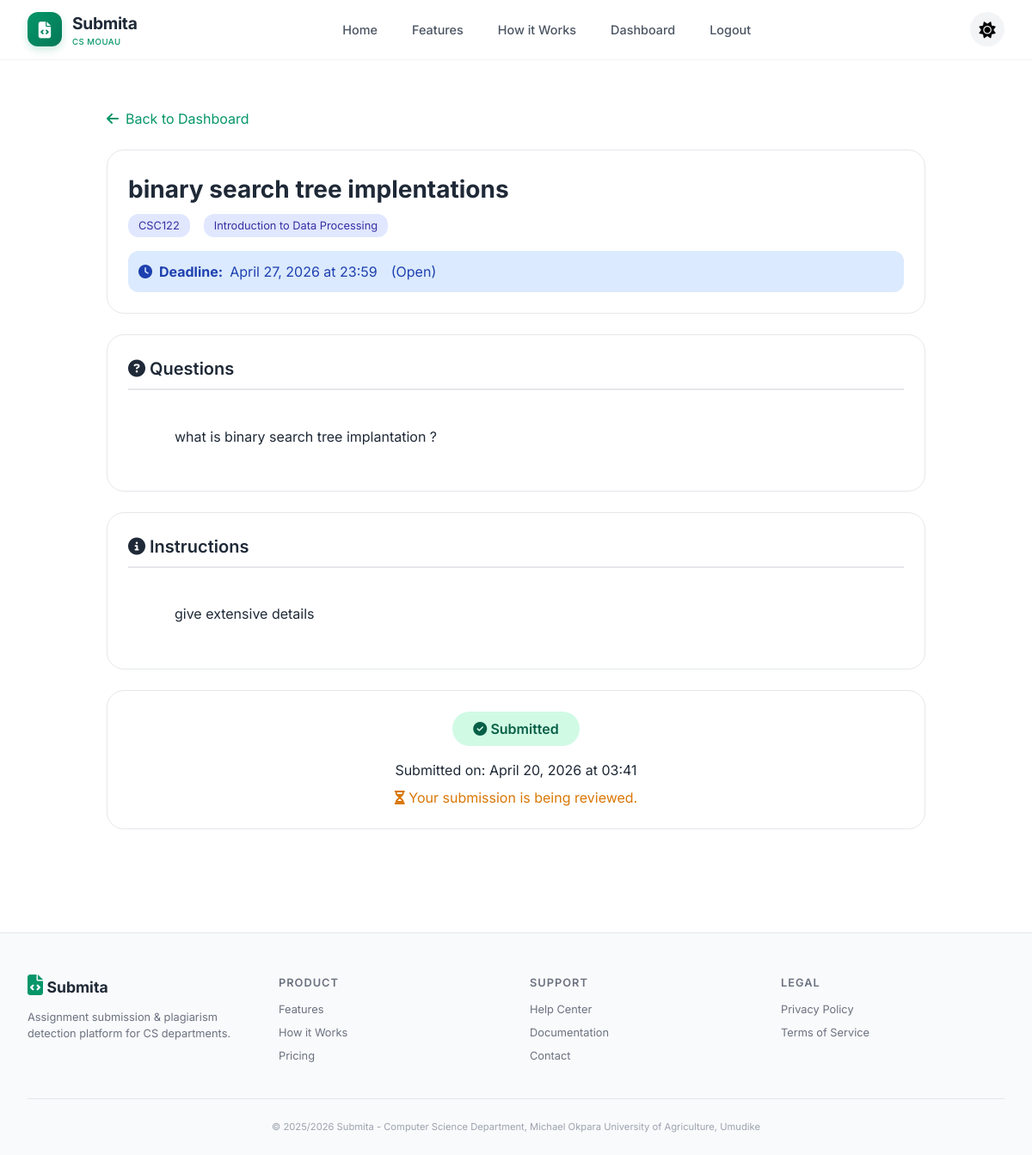
Screenshot of /assignment/1/view (signed in) with the database file from the repository.
### models.py (models this page shows)
class AssignmentSubmission(db.Model):
    __tablename__ = 'assignment_submission'
    id = db.Column(db.Integer, primary_key=True)
    title = db.Column(db.String(200), nullable=False)
    course_title = db.Column(db.String(200), nullable=False, default='')
    course_code = db.Column(db.String(20), nullable=False)
    description = db.Column(db.Text)
    questions = db.Column(db.Text, nullable=False, default='')
    instructions = db.Column(db.Text)
    attachment_path = db.Column(db.String(500))
    attachment_filename = db.Column(db.String(200))
    attachment_type = db.Column(db.String(50))
    test_cases = db.Column(db.JSON, default=list)
    deadline = db.Column(db.DateTime, nullable=False)
    created_by = db.Column(db.Integer, db.ForeignKey('user.id'), nullable=False)
    created_at = db.Column(db.DateTime, default=datetime.now)
    creator = db.relationship('User', backref='created_assignments', foreign_keys=[created_by])

class Submission(db.Model):
    __tablename__ = 'submission'
    id = db.Column(db.Integer, primary_key=True)
    assignment_id = db.Column(db.Integer, db.ForeignKey('assignment_submission.id'), nullable=False)
    student_id = db.Column(db.Integer, db.ForeignKey('user.id'), nullable=False)
    content = db.Column(db.Text)
    file_path = db.Column(db.String(500))
    original_filename = db.Column(db.String(200))
    file_type = db.Column(db.String(50))
    github_url = db.Column(db.String(500))
    submitted_at = db.Column(db.DateTime, default=datetime.now)
    plagiarism_score = db.Column(db.Float, default=0.0)
    grade = db.Column(db.Float)
    feedback = db.Column(db.Text)
    auto_graded = db.Column(db.Boolean, default=False)
    grade_breakdown = db.Column(db.Text)
    is_draft = db.Column(db.Boolean, default=False)
    draft_saved_at = db.Column(db.DateTime)
    resubmission_count = db.Column(db.Integer, default=0)
    last_resubmitted_at = db.Column(db.DateTime)
    student = db.relationship('User', backref='submissions', foreign_keys=[student_id])
    assignment = db.relationship('AssignmentSubmission', backref='submissions', foreign_keys=[assignment_id])

### app.py (the view)
@app.route("/assignment/<int:assignment_id>/view")
@login_required
def view_assignment(assignment_id):
    assignment = AssignmentSubmission.query.get_or_404(assignment_id)
    submission = None
    if current_user.is_student():
        submission = Submission.query.filter_by(
            assignment_id=assignment_id, student_id=current_user.id, is_draft=False
        ).first()
    now = get_current_time()
    return render_template(
        "view_assignment.html", assignment=assignment, submission=submission, now=now
    )

### app.py (called while the page is built)
def get_current_time():
    return datetime.now()

@login_manager.user_loader
def load_user(user_id):
    return User.query.get(int(user_id))

### models.py (called while the page is built)
    def is_student(self):
        return self.role == UserRole.STUDENT

### templates/view_assignment.html (shortened to what this page needs)
{% extends "base.html" %}
{% block content %}
<div class="assignment-view-container">
    <a href="{{ url_for('student_dashboard') }}" class="back-link">
        <i class="fas fa-arrow-left"></i> Back to Dashboard
    </a>
    <div class="assignment-header">
        <div class="assignment-title">{{ assignment.title }}</div>
        <div class="course-info">
            <span class="course-code">{{ assignment.course_code }}</span>
            <span class="course-code">{{ assignment.course_title }}</span>
        </div>
        {% set deadline_str = assignment.deadline.strftime('%Y-%m-%d %H:%M:%S') %}
        {% set now_str = now.strftime('%Y-%m-%d %H:%M:%S') %}
        {% set is_deadline_passed = deadline_str < now_str %}
        <div class="deadline {% if is_deadline_passed %}deadline-passed{% else %}deadline-upcoming{% endif %}">
            <i class="fas fa-clock"></i>
            <strong>Deadline:</strong> {{ assignment.deadline.strftime('%B %d, %Y at %H:%M') }}
            {% if is_deadline_passed %}
                <span style="margin-left: 0.5rem;">(Closed)</span>
            {% else %}
                <span style="margin-left: 0.5rem;">(Open)</span>
            {% endif %}
        </div>
    </div>
    {% if assignment.questions %}
    <div class="content-section">
        <div class="section-title">
            <i class="fas fa-question-circle"></i> Questions
        </div>
        <div class="questions-content">
            {{ assignment.questions|safe }}
        </div>
    </div>
    {% endif %}
    {% if assignment.instructions %}
    <div class="content-section">
        <div class="section-title">
            <i class="fas fa-info-circle"></i> Instructions
        </div>
        <div class="questions-content">
            {{ assignment.instructions|safe }}
        </div>
    </div>
    {% endif %}
    <div class="submission-status">
        {% if submission %}
            <div class="status-badge-large status-submitted">
                <i class="fas fa-check-circle"></i> Submitted
            </div>
            <p>Submitted on: {{ submission.submitted_at.strftime('%B %d, %Y at %H:%M') }}</p>
            {% if submission.grade is not none %}
            <div class="grade-info">
                <strong>Your Grade:</strong>
                <div class="grade-score">{{ "%.1f"|format(submission.grade) }}%</div>
                {% if submission.feedback %}
                <div class="feedback-text">
                    <strong>Feedback:</strong><br>
                    {{ submission.feedback }}
                </div>
                {% endif %}
            </div>
            {% else %}
                <p style="color: #d97706; margin-top: 0.5rem;">
                    <i class="fas fa-hourglass-half"></i> Your submission is being reviewed.
                </p>
            {% endif %}
        {% endif %}
    </div>
</div>
{% endblock %}

### static/css/style.css (style rules this page uses)
:root { --primary: #059669; --primary-dark: #047857; --primary-light: #10b981; --secondary: #6b7280; --dark: #1f2937; --light: #f9fafb; --gray: #6b7280; --gray-light: #e5e7eb; --danger: #ef4444; --warning: #f59e0b; --success: #10b981; --info: #3b82f6; --white: #ffffff; --black: #111827; }
* { margin: 0; padding: 0; box-sizing: border-box; }
body { font-family: 'Inter', sans-serif; color: var(--dark); line-height: 1.5; background: var(--white); transition: background-color 0.3s ease, color 0.3s ease; }

### templates/view_assignment.html (style rules this page uses)
.assignment-view-container { max-width: 1000px; margin: 0 auto; padding: 1.5rem; }
.back-link { display: inline-flex; align-items: center; gap: 0.5rem; color: #059669; text-decoration: none; margin-bottom: 1.5rem; }
.assignment-header { background: white; border-radius: 20px; border: 1px solid #e5e7eb; padding: 1.5rem; margin-bottom: 1.5rem; }
.assignment-title { font-size: 1.75rem; font-weight: 700; margin-bottom: 0.5rem; color: #1f2937; }
.course-info { display: flex; gap: 1rem; flex-wrap: wrap; margin-bottom: 1rem; }
.course-code { background: #e0e7ff; color: #3730a3; padding: 0.25rem 0.75rem; border-radius: 12px; font-size: 0.8rem; }
.deadline { display: flex; align-items: center; gap: 0.5rem; padding: 0.75rem; border-radius: 12px; margin-top: 1rem; }
.deadline-upcoming { background: #dbeafe; color: #1e40af; }
.content-section { background: white; border-radius: 20px; border: 1px solid #e5e7eb; padding: 1.5rem; margin-bottom: 1.5rem; }
.section-title { font-size: 1.25rem; font-weight: 600; margin-bottom: 1rem; padding-bottom: 0.5rem; border-bottom: 2px solid #e5e7eb; }
.questions-content { line-height: 1.6; white-space: pre-wrap; }
.submission-status { background: white; border-radius: 20px; border: 1px solid #e5e7eb; padding: 1.5rem; text-align: center; }
.status-badge-large { display: inline-block; padding: 0.5rem 1.5rem; border-radius: 30px; font-size: 1rem; font-weight: 600; margin-bottom: 1rem; }
.status-submitted { background: #d1fae5; color: #065f46; }

### rows the page displays
AssignmentSubmission: title "binary search tree implentations", course_code "CSC122", course_title "Introduction to Data Processing", deadline "April 27, 2026 at 23:59", questions "what is binary search tree implantation ?", instructions "give extensive details"
Submission: submitted_at "April 20, 2026 at 03:41"
